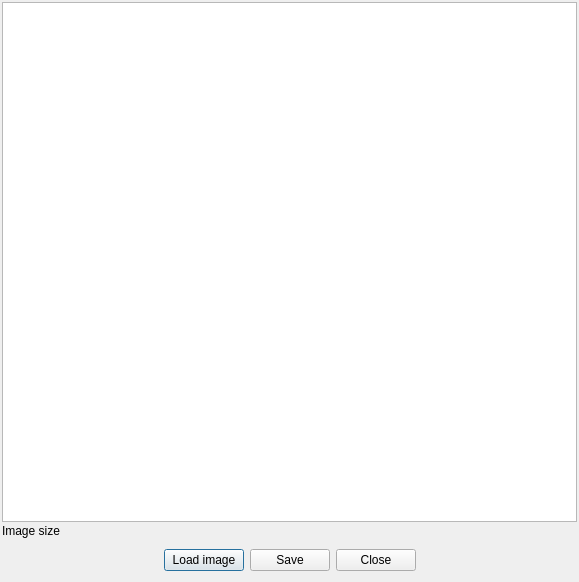
<?xml version="1.0" encoding="UTF-8"?>
<ui version="4.0">
 <class>DlgViewImage</class>
 <widget class="QDialog" name="DlgViewImage">
  <property name="geometry">
   <rect>
    <x>0</x>
    <y>0</y>
    <width>579</width>
    <height>582</height>
   </rect>
  </property>
  <property name="windowTitle">
   <string>Image</string>
  </property>
  <layout class="QVBoxLayout" name="verticalLayout">
   <property name="spacing">
    <number>2</number>
   </property>
   <property name="leftMargin">
    <number>2</number>
   </property>
   <property name="topMargin">
    <number>2</number>
   </property>
   <property name="rightMargin">
    <number>2</number>
   </property>
   <property name="bottomMargin">
    <number>2</number>
   </property>
   <item>
    <widget class="QGraphicsView" name="grImage"/>
   </item>
   <item>
    <widget class="QLabel" name="lbImageSize">
     <property name="text">
      <string>Image size</string>
     </property>
    </widget>
   </item>
   <item>
    <widget class="QWidget" name="widget" native="true">
     <layout class="QHBoxLayout" name="horizontalLayout">
      <item>
       <spacer name="horizontalSpacer">
        <property name="orientation">
         <enum>Qt::Horizontal</enum>
        </property>
        <property name="sizeHint" stdset="0">
         <size>
          <width>151</width>
          <height>20</height>
         </size>
        </property>
       </spacer>
      </item>
      <item>
       <widget class="QPushButton" name="btnLoad">
        <property name="text">
         <string>Load image</string>
        </property>
       </widget>
      </item>
      <item>
       <widget class="QPushButton" name="btnSave">
        <property name="text">
         <string>Save</string>
        </property>
       </widget>
      </item>
      <item>
       <widget class="QPushButton" name="btnClose">
        <property name="text">
         <string>Close</string>
        </property>
       </widget>
      </item>
      <item>
       <spacer name="horizontalSpacer_2">
        <property name="orientation">
         <enum>Qt::Horizontal</enum>
        </property>
        <property name="sizeHint" stdset="0">
         <size>
          <width>151</width>
          <height>20</height>
         </size>
        </property>
       </spacer>
      </item>
     </layout>
    </widget>
   </item>
  </layout>
 </widget>
 <resources/>
 <connections/>
</ui>
